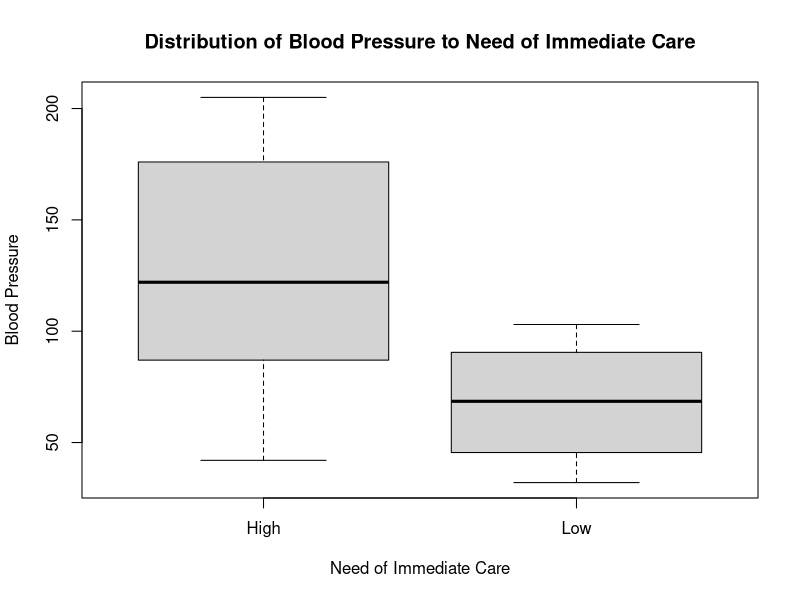
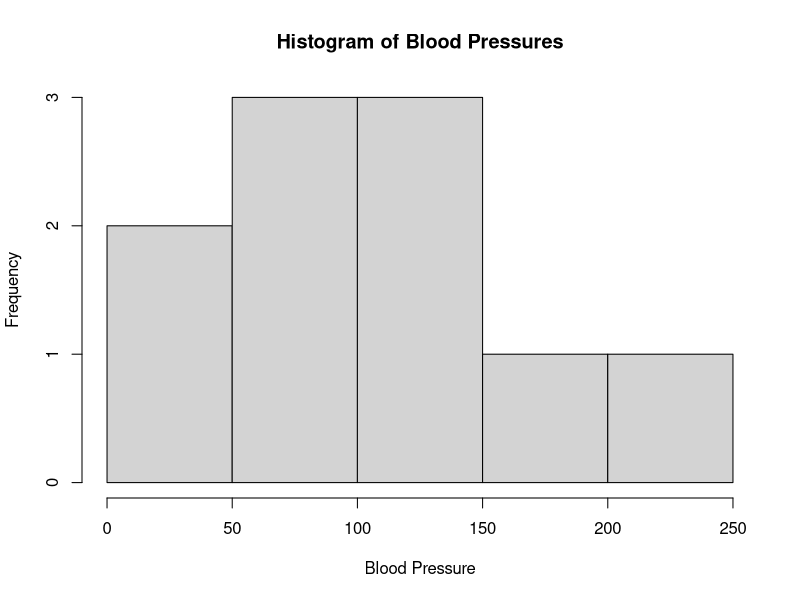

These charts were generated, in order, by the following R code:
freq <- c(0.6, 0.3, 0.4, 0.4, 0.2, 0.6, 0.3, 0.4, 0.9, 0.2) 
BP <- c(103, 87, 32, 42, 59, 109, 78, 205, 135, 176) 
First <- c(1, 1, 1, 1, 0, 0, 0, 0, 1, 1) 
Second <- c(0, 0, 1, 1, 0, 0, 1, 1, 1, 1) 
FinalDecision <- c("Low", "High", "Low", "High", "Low", "High", "Low", "High", "High", "High") 
boxplot(BP ~ FinalDecision, main="Distribution of Blood Pressure to Need of Immediate Care", xlab="Need of Immediate Care", ylab="Blood Pressure") 
hist(BP, main="Histogram of Blood Pressures", xlab="Blood Pressure", ylab="Frequency")